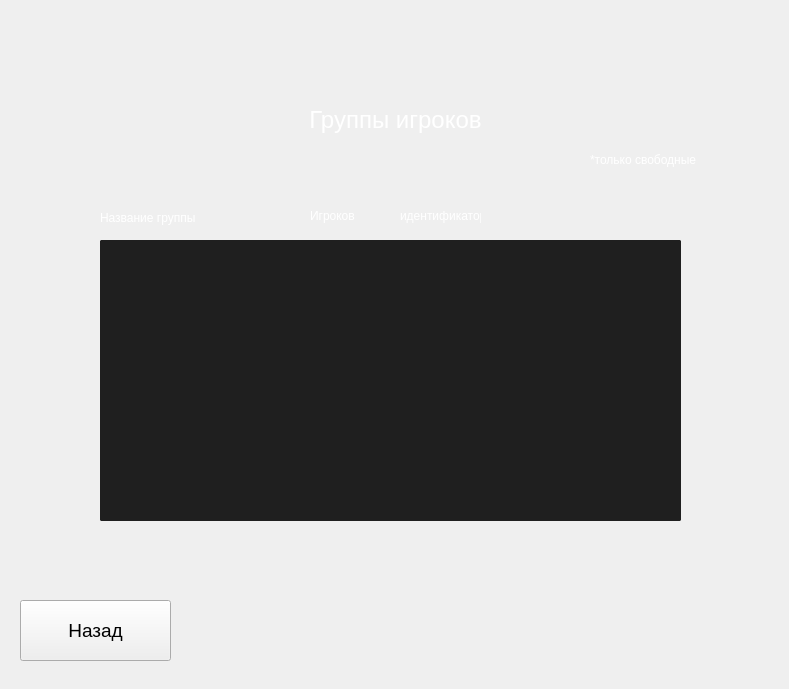
<?xml version="1.0" encoding="UTF-8"?>
<ui version="4.0">
 <class>form_groups</class>
 <widget class="QWidget" name="form_groups">
  <property name="geometry">
   <rect>
    <x>0</x>
    <y>0</y>
    <width>789</width>
    <height>689</height>
   </rect>
  </property>
  <property name="windowTitle">
   <string>Form</string>
  </property>
  <widget class="QLabel" name="label_7">
   <property name="geometry">
    <rect>
     <x>100</x>
     <y>210</y>
     <width>221</width>
     <height>16</height>
    </rect>
   </property>
   <property name="styleSheet">
    <string notr="true">
color:white;</string>
   </property>
   <property name="text">
    <string>Название группы</string>
   </property>
  </widget>
  <widget class="QPushButton" name="pushButton_4">
   <property name="geometry">
    <rect>
     <x>20</x>
     <y>600</y>
     <width>151</width>
     <height>61</height>
    </rect>
   </property>
   <property name="font">
    <font>
     <pointsize>14</pointsize>
     <weight>50</weight>
     <italic>false</italic>
     <bold>false</bold>
    </font>
   </property>
   <property name="styleSheet">
    <string notr="true">QPushButton{

background-color:qlineargradient(spread:pad, x1:0.494, y1:0.846136, x2:0.494382, y2:1, stop:0 rgba(69, 69, 69, 255), stop:1 rgba(149, 149, 149, 255));
color:white;
font: &quot;Arial&quot;;
border-radius: 2px;
}
QPushButton::pressed{

background-color:qlineargradient(spread:pad, x1:0.426, y1:0.800682, x2:0.427, y2:1, stop:0 rgba(37, 37, 37, 255), stop:1 rgba(87, 87, 87, 255));
color:white;
font: &quot;Arial&quot;;
border-radius: 2px;
};
</string>
   </property>
   <property name="text">
    <string>Назад</string>
   </property>
  </widget>
  <widget class="QLabel" name="label_11">
   <property name="geometry">
    <rect>
     <x>400</x>
     <y>206</y>
     <width>81</width>
     <height>20</height>
    </rect>
   </property>
   <property name="styleSheet">
    <string notr="true">
color:white;</string>
   </property>
   <property name="text">
    <string>идентификатор</string>
   </property>
  </widget>
  <widget class="QScrollArea" name="scrollArea">
   <property name="geometry">
    <rect>
     <x>100</x>
     <y>240</y>
     <width>581</width>
     <height>281</height>
    </rect>
   </property>
   <property name="styleSheet">
    <string notr="true">
background-color: rgb(31, 31, 31);

color:white;
font: &quot;Arial&quot;;
border-radius: 2px;</string>
   </property>
   <property name="widgetResizable">
    <bool>true</bool>
   </property>
   <widget class="QWidget" name="scrollAreaWidgetContents_2">
    <property name="geometry">
     <rect>
      <x>0</x>
      <y>0</y>
      <width>581</width>
      <height>281</height>
     </rect>
    </property>
    <layout class="QGridLayout" name="gridLayout_3"/>
   </widget>
  </widget>
  <widget class="QLabel" name="label_8">
   <property name="geometry">
    <rect>
     <x>310</x>
     <y>206</y>
     <width>51</width>
     <height>20</height>
    </rect>
   </property>
   <property name="styleSheet">
    <string notr="true">
color:white;</string>
   </property>
   <property name="text">
    <string>Игроков</string>
   </property>
  </widget>
  <widget class="QLabel" name="label_10">
   <property name="geometry">
    <rect>
     <x>590</x>
     <y>150</y>
     <width>181</width>
     <height>20</height>
    </rect>
   </property>
   <property name="styleSheet">
    <string notr="true">
color:white;</string>
   </property>
   <property name="text">
    <string>*только свободные</string>
   </property>
  </widget>
  <widget class="QLabel" name="label_9">
   <property name="geometry">
    <rect>
     <x>10</x>
     <y>99</y>
     <width>771</width>
     <height>41</height>
    </rect>
   </property>
   <property name="font">
    <font>
     <pointsize>18</pointsize>
    </font>
   </property>
   <property name="styleSheet">
    <string notr="true">
color:white;</string>
   </property>
   <property name="text">
    <string>Группы игроков</string>
   </property>
   <property name="alignment">
    <set>Qt::AlignCenter</set>
   </property>
  </widget>
 </widget>
 <resources/>
 <connections/>
</ui>
